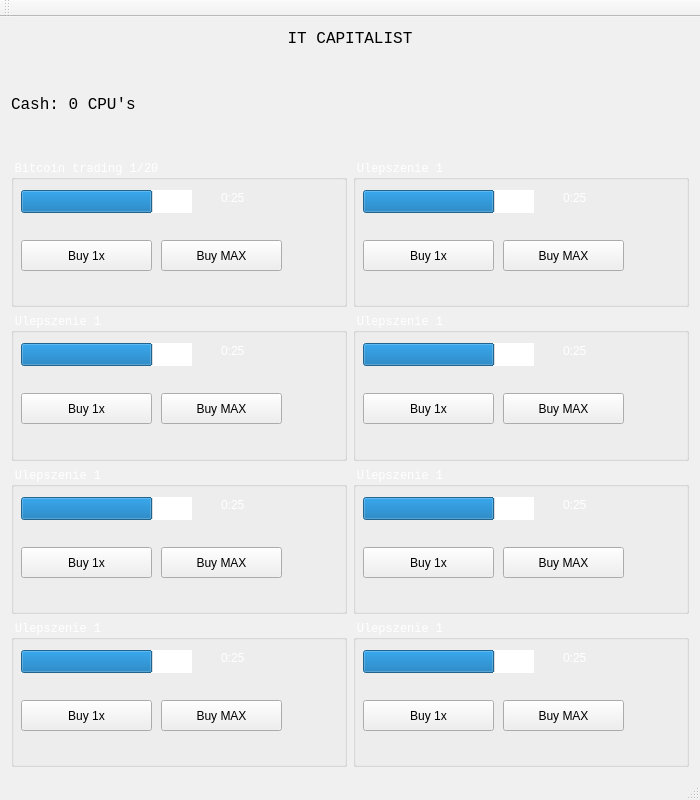
<?xml version="1.0" encoding="UTF-8"?>
<ui version="4.0">
 <class>QtClickerClass</class>
 <widget class="QMainWindow" name="QtClickerClass">
  <property name="geometry">
   <rect>
    <x>0</x>
    <y>0</y>
    <width>700</width>
    <height>800</height>
   </rect>
  </property>
  <property name="minimumSize">
   <size>
    <width>700</width>
    <height>800</height>
   </size>
  </property>
  <property name="palette">
   <palette>
    <active>
     <colorrole role="WindowText">
      <brush brushstyle="SolidPattern">
       <color alpha="255">
        <red>255</red>
        <green>255</green>
        <blue>255</blue>
       </color>
      </brush>
     </colorrole>
     <colorrole role="Button">
      <brush brushstyle="SolidPattern">
       <color alpha="255">
        <red>62</red>
        <green>62</green>
        <blue>62</blue>
       </color>
      </brush>
     </colorrole>
     <colorrole role="Light">
      <brush brushstyle="SolidPattern">
       <color alpha="255">
        <red>93</red>
        <green>93</green>
        <blue>93</blue>
       </color>
      </brush>
     </colorrole>
     <colorrole role="Midlight">
      <brush brushstyle="SolidPattern">
       <color alpha="255">
        <red>77</red>
        <green>77</green>
        <blue>77</blue>
       </color>
      </brush>
     </colorrole>
     <colorrole role="Dark">
      <brush brushstyle="SolidPattern">
       <color alpha="255">
        <red>31</red>
        <green>31</green>
        <blue>31</blue>
       </color>
      </brush>
     </colorrole>
     <colorrole role="Mid">
      <brush brushstyle="SolidPattern">
       <color alpha="255">
        <red>41</red>
        <green>41</green>
        <blue>41</blue>
       </color>
      </brush>
     </colorrole>
     <colorrole role="Text">
      <brush brushstyle="SolidPattern">
       <color alpha="255">
        <red>255</red>
        <green>255</green>
        <blue>255</blue>
       </color>
      </brush>
     </colorrole>
     <colorrole role="BrightText">
      <brush brushstyle="SolidPattern">
       <color alpha="255">
        <red>255</red>
        <green>255</green>
        <blue>255</blue>
       </color>
      </brush>
     </colorrole>
     <colorrole role="ButtonText">
      <brush brushstyle="SolidPattern">
       <color alpha="255">
        <red>255</red>
        <green>255</green>
        <blue>255</blue>
       </color>
      </brush>
     </colorrole>
     <colorrole role="Base">
      <brush brushstyle="SolidPattern">
       <color alpha="255">
        <red>0</red>
        <green>0</green>
        <blue>0</blue>
       </color>
      </brush>
     </colorrole>
     <colorrole role="Window">
      <brush brushstyle="SolidPattern">
       <color alpha="255">
        <red>62</red>
        <green>62</green>
        <blue>62</blue>
       </color>
      </brush>
     </colorrole>
     <colorrole role="Shadow">
      <brush brushstyle="SolidPattern">
       <color alpha="255">
        <red>0</red>
        <green>0</green>
        <blue>0</blue>
       </color>
      </brush>
     </colorrole>
     <colorrole role="AlternateBase">
      <brush brushstyle="SolidPattern">
       <color alpha="255">
        <red>31</red>
        <green>31</green>
        <blue>31</blue>
       </color>
      </brush>
     </colorrole>
     <colorrole role="ToolTipBase">
      <brush brushstyle="SolidPattern">
       <color alpha="255">
        <red>255</red>
        <green>255</green>
        <blue>220</blue>
       </color>
      </brush>
     </colorrole>
     <colorrole role="ToolTipText">
      <brush brushstyle="SolidPattern">
       <color alpha="255">
        <red>0</red>
        <green>0</green>
        <blue>0</blue>
       </color>
      </brush>
     </colorrole>
     <colorrole role="PlaceholderText">
      <brush brushstyle="SolidPattern">
       <color alpha="127">
        <red>255</red>
        <green>255</green>
        <blue>255</blue>
       </color>
      </brush>
     </colorrole>
    </active>
    <inactive>
     <colorrole role="WindowText">
      <brush brushstyle="SolidPattern">
       <color alpha="255">
        <red>0</red>
        <green>0</green>
        <blue>0</blue>
       </color>
      </brush>
     </colorrole>
     <colorrole role="Button">
      <brush brushstyle="SolidPattern">
       <color alpha="255">
        <red>240</red>
        <green>240</green>
        <blue>240</blue>
       </color>
      </brush>
     </colorrole>
     <colorrole role="Light">
      <brush brushstyle="SolidPattern">
       <color alpha="255">
        <red>255</red>
        <green>255</green>
        <blue>255</blue>
       </color>
      </brush>
     </colorrole>
     <colorrole role="Midlight">
      <brush brushstyle="SolidPattern">
       <color alpha="255">
        <red>227</red>
        <green>227</green>
        <blue>227</blue>
       </color>
      </brush>
     </colorrole>
     <colorrole role="Dark">
      <brush brushstyle="SolidPattern">
       <color alpha="255">
        <red>160</red>
        <green>160</green>
        <blue>160</blue>
       </color>
      </brush>
     </colorrole>
     <colorrole role="Mid">
      <brush brushstyle="SolidPattern">
       <color alpha="255">
        <red>160</red>
        <green>160</green>
        <blue>160</blue>
       </color>
      </brush>
     </colorrole>
     <colorrole role="Text">
      <brush brushstyle="SolidPattern">
       <color alpha="255">
        <red>0</red>
        <green>0</green>
        <blue>0</blue>
       </color>
      </brush>
     </colorrole>
     <colorrole role="BrightText">
      <brush brushstyle="SolidPattern">
       <color alpha="255">
        <red>255</red>
        <green>255</green>
        <blue>255</blue>
       </color>
      </brush>
     </colorrole>
     <colorrole role="ButtonText">
      <brush brushstyle="SolidPattern">
       <color alpha="255">
        <red>0</red>
        <green>0</green>
        <blue>0</blue>
       </color>
      </brush>
     </colorrole>
     <colorrole role="Base">
      <brush brushstyle="SolidPattern">
       <color alpha="255">
        <red>255</red>
        <green>255</green>
        <blue>255</blue>
       </color>
      </brush>
     </colorrole>
     <colorrole role="Window">
      <brush brushstyle="SolidPattern">
       <color alpha="255">
        <red>240</red>
        <green>240</green>
        <blue>240</blue>
       </color>
      </brush>
     </colorrole>
     <colorrole role="Shadow">
      <brush brushstyle="SolidPattern">
       <color alpha="255">
        <red>105</red>
        <green>105</green>
        <blue>105</blue>
       </color>
      </brush>
     </colorrole>
     <colorrole role="AlternateBase">
      <brush brushstyle="SolidPattern">
       <color alpha="255">
        <red>245</red>
        <green>245</green>
        <blue>245</blue>
       </color>
      </brush>
     </colorrole>
     <colorrole role="ToolTipBase">
      <brush brushstyle="SolidPattern">
       <color alpha="255">
        <red>255</red>
        <green>255</green>
        <blue>220</blue>
       </color>
      </brush>
     </colorrole>
     <colorrole role="ToolTipText">
      <brush brushstyle="SolidPattern">
       <color alpha="255">
        <red>0</red>
        <green>0</green>
        <blue>0</blue>
       </color>
      </brush>
     </colorrole>
     <colorrole role="PlaceholderText">
      <brush brushstyle="SolidPattern">
       <color alpha="128">
        <red>0</red>
        <green>0</green>
        <blue>0</blue>
       </color>
      </brush>
     </colorrole>
    </inactive>
    <disabled>
     <colorrole role="WindowText">
      <brush brushstyle="SolidPattern">
       <color alpha="255">
        <red>31</red>
        <green>31</green>
        <blue>31</blue>
       </color>
      </brush>
     </colorrole>
     <colorrole role="Button">
      <brush brushstyle="SolidPattern">
       <color alpha="255">
        <red>62</red>
        <green>62</green>
        <blue>62</blue>
       </color>
      </brush>
     </colorrole>
     <colorrole role="Light">
      <brush brushstyle="SolidPattern">
       <color alpha="255">
        <red>93</red>
        <green>93</green>
        <blue>93</blue>
       </color>
      </brush>
     </colorrole>
     <colorrole role="Midlight">
      <brush brushstyle="SolidPattern">
       <color alpha="255">
        <red>77</red>
        <green>77</green>
        <blue>77</blue>
       </color>
      </brush>
     </colorrole>
     <colorrole role="Dark">
      <brush brushstyle="SolidPattern">
       <color alpha="255">
        <red>31</red>
        <green>31</green>
        <blue>31</blue>
       </color>
      </brush>
     </colorrole>
     <colorrole role="Mid">
      <brush brushstyle="SolidPattern">
       <color alpha="255">
        <red>41</red>
        <green>41</green>
        <blue>41</blue>
       </color>
      </brush>
     </colorrole>
     <colorrole role="Text">
      <brush brushstyle="SolidPattern">
       <color alpha="255">
        <red>31</red>
        <green>31</green>
        <blue>31</blue>
       </color>
      </brush>
     </colorrole>
     <colorrole role="BrightText">
      <brush brushstyle="SolidPattern">
       <color alpha="255">
        <red>255</red>
        <green>255</green>
        <blue>255</blue>
       </color>
      </brush>
     </colorrole>
     <colorrole role="ButtonText">
      <brush brushstyle="SolidPattern">
       <color alpha="255">
        <red>31</red>
        <green>31</green>
        <blue>31</blue>
       </color>
      </brush>
     </colorrole>
     <colorrole role="Base">
      <brush brushstyle="SolidPattern">
       <color alpha="255">
        <red>62</red>
        <green>62</green>
        <blue>62</blue>
       </color>
      </brush>
     </colorrole>
     <colorrole role="Window">
      <brush brushstyle="SolidPattern">
       <color alpha="255">
        <red>62</red>
        <green>62</green>
        <blue>62</blue>
       </color>
      </brush>
     </colorrole>
     <colorrole role="Shadow">
      <brush brushstyle="SolidPattern">
       <color alpha="255">
        <red>0</red>
        <green>0</green>
        <blue>0</blue>
       </color>
      </brush>
     </colorrole>
     <colorrole role="AlternateBase">
      <brush brushstyle="SolidPattern">
       <color alpha="255">
        <red>245</red>
        <green>245</green>
        <blue>245</blue>
       </color>
      </brush>
     </colorrole>
     <colorrole role="ToolTipBase">
      <brush brushstyle="SolidPattern">
       <color alpha="255">
        <red>255</red>
        <green>255</green>
        <blue>220</blue>
       </color>
      </brush>
     </colorrole>
     <colorrole role="ToolTipText">
      <brush brushstyle="SolidPattern">
       <color alpha="255">
        <red>0</red>
        <green>0</green>
        <blue>0</blue>
       </color>
      </brush>
     </colorrole>
     <colorrole role="PlaceholderText">
      <brush brushstyle="SolidPattern">
       <color alpha="128">
        <red>0</red>
        <green>0</green>
        <blue>0</blue>
       </color>
      </brush>
     </colorrole>
    </disabled>
   </palette>
  </property>
  <property name="windowTitle">
   <string>QtClicker</string>
  </property>
  <widget class="QWidget" name="centralWidget">
   <layout class="QGridLayout" name="gridLayout">
    <item row="4" column="0">
     <widget class="QGroupBox" name="groupBox_5">
      <property name="font">
       <font>
        <family>Consolas</family>
        <pointsize>9</pointsize>
        <italic>false</italic>
        <bold>false</bold>
       </font>
      </property>
      <property name="contextMenuPolicy">
       <enum>Qt::NoContextMenu</enum>
      </property>
      <property name="acceptDrops">
       <bool>false</bool>
      </property>
      <property name="styleSheet">
       <string notr="true">font: 9pt &quot;Consolas&quot;;
border-color: rgb(255, 255, 255);
color: white;</string>
      </property>
      <property name="title">
       <string>Ulepszenie 1</string>
      </property>
      <widget class="QProgressBar" name="progressBar_6">
       <property name="geometry">
        <rect>
         <x>10</x>
         <y>30</y>
         <width>171</width>
         <height>23</height>
        </rect>
       </property>
       <property name="value">
        <number>77</number>
       </property>
       <property name="textVisible">
        <bool>false</bool>
       </property>
      </widget>
      <widget class="QLabel" name="label_8">
       <property name="geometry">
        <rect>
         <x>210</x>
         <y>30</y>
         <width>49</width>
         <height>16</height>
        </rect>
       </property>
       <property name="text">
        <string>0:25</string>
       </property>
      </widget>
      <widget class="QPushButton" name="pushButton_11">
       <property name="geometry">
        <rect>
         <x>10</x>
         <y>80</y>
         <width>131</width>
         <height>31</height>
        </rect>
       </property>
       <property name="styleSheet">
        <string notr="true">color: black;</string>
       </property>
       <property name="text">
        <string>Buy 1x</string>
       </property>
      </widget>
      <widget class="QPushButton" name="pushButton_12">
       <property name="geometry">
        <rect>
         <x>150</x>
         <y>80</y>
         <width>121</width>
         <height>31</height>
        </rect>
       </property>
       <property name="styleSheet">
        <string notr="true">color: black;</string>
       </property>
       <property name="text">
        <string>Buy MAX</string>
       </property>
      </widget>
     </widget>
    </item>
    <item row="3" column="0">
     <widget class="QGroupBox" name="groupBox_3">
      <property name="font">
       <font>
        <family>Consolas</family>
        <pointsize>9</pointsize>
        <italic>false</italic>
        <bold>false</bold>
       </font>
      </property>
      <property name="contextMenuPolicy">
       <enum>Qt::NoContextMenu</enum>
      </property>
      <property name="acceptDrops">
       <bool>false</bool>
      </property>
      <property name="styleSheet">
       <string notr="true">font: 9pt &quot;Consolas&quot;;
border-color: rgb(255, 255, 255);
color: white;</string>
      </property>
      <property name="title">
       <string>Ulepszenie 1</string>
      </property>
      <widget class="QProgressBar" name="progressBar_4">
       <property name="geometry">
        <rect>
         <x>10</x>
         <y>30</y>
         <width>171</width>
         <height>23</height>
        </rect>
       </property>
       <property name="value">
        <number>77</number>
       </property>
       <property name="textVisible">
        <bool>false</bool>
       </property>
      </widget>
      <widget class="QLabel" name="label_6">
       <property name="geometry">
        <rect>
         <x>210</x>
         <y>30</y>
         <width>49</width>
         <height>16</height>
        </rect>
       </property>
       <property name="text">
        <string>0:25</string>
       </property>
      </widget>
      <widget class="QPushButton" name="pushButton_7">
       <property name="geometry">
        <rect>
         <x>10</x>
         <y>80</y>
         <width>131</width>
         <height>31</height>
        </rect>
       </property>
       <property name="styleSheet">
        <string notr="true">color: black;</string>
       </property>
       <property name="text">
        <string>Buy 1x</string>
       </property>
      </widget>
      <widget class="QPushButton" name="pushButton_8">
       <property name="geometry">
        <rect>
         <x>150</x>
         <y>80</y>
         <width>121</width>
         <height>31</height>
        </rect>
       </property>
       <property name="styleSheet">
        <string notr="true">color: black;</string>
       </property>
       <property name="text">
        <string>Buy MAX</string>
       </property>
      </widget>
     </widget>
    </item>
    <item row="1" column="0">
     <widget class="QLabel" name="label_2">
      <property name="maximumSize">
       <size>
        <width>16777215</width>
        <height>100</height>
       </size>
      </property>
      <property name="font">
       <font>
        <family>Consolas</family>
        <pointsize>12</pointsize>
       </font>
      </property>
      <property name="text">
       <string>Cash: 0 CPU's</string>
      </property>
     </widget>
    </item>
    <item row="4" column="1">
     <widget class="QGroupBox" name="groupBox_6">
      <property name="font">
       <font>
        <family>Consolas</family>
        <pointsize>9</pointsize>
        <italic>false</italic>
        <bold>false</bold>
       </font>
      </property>
      <property name="contextMenuPolicy">
       <enum>Qt::NoContextMenu</enum>
      </property>
      <property name="acceptDrops">
       <bool>false</bool>
      </property>
      <property name="styleSheet">
       <string notr="true">font: 9pt &quot;Consolas&quot;;
border-color: rgb(255, 255, 255);
color: white;</string>
      </property>
      <property name="title">
       <string>Ulepszenie 1</string>
      </property>
      <widget class="QProgressBar" name="progressBar_7">
       <property name="geometry">
        <rect>
         <x>10</x>
         <y>30</y>
         <width>171</width>
         <height>23</height>
        </rect>
       </property>
       <property name="value">
        <number>77</number>
       </property>
       <property name="textVisible">
        <bool>false</bool>
       </property>
      </widget>
      <widget class="QLabel" name="label_9">
       <property name="geometry">
        <rect>
         <x>210</x>
         <y>30</y>
         <width>49</width>
         <height>16</height>
        </rect>
       </property>
       <property name="text">
        <string>0:25</string>
       </property>
      </widget>
      <widget class="QPushButton" name="pushButton_13">
       <property name="geometry">
        <rect>
         <x>10</x>
         <y>80</y>
         <width>131</width>
         <height>31</height>
        </rect>
       </property>
       <property name="styleSheet">
        <string notr="true">color: black;</string>
       </property>
       <property name="text">
        <string>Buy 1x</string>
       </property>
      </widget>
      <widget class="QPushButton" name="pushButton_14">
       <property name="geometry">
        <rect>
         <x>150</x>
         <y>80</y>
         <width>121</width>
         <height>31</height>
        </rect>
       </property>
       <property name="styleSheet">
        <string notr="true">color: black;</string>
       </property>
       <property name="text">
        <string>Buy MAX</string>
       </property>
      </widget>
     </widget>
    </item>
    <item row="0" column="0" colspan="2">
     <widget class="QLabel" name="label">
      <property name="maximumSize">
       <size>
        <width>1000</width>
        <height>20</height>
       </size>
      </property>
      <property name="font">
       <font>
        <family>Consolas</family>
        <pointsize>12</pointsize>
       </font>
      </property>
      <property name="layoutDirection">
       <enum>Qt::LeftToRight</enum>
      </property>
      <property name="autoFillBackground">
       <bool>false</bool>
      </property>
      <property name="text">
       <string>IT CAPITALIST</string>
      </property>
      <property name="alignment">
       <set>Qt::AlignCenter</set>
      </property>
     </widget>
    </item>
    <item row="3" column="1">
     <widget class="QGroupBox" name="groupBox_4">
      <property name="font">
       <font>
        <family>Consolas</family>
        <pointsize>9</pointsize>
        <italic>false</italic>
        <bold>false</bold>
       </font>
      </property>
      <property name="contextMenuPolicy">
       <enum>Qt::NoContextMenu</enum>
      </property>
      <property name="acceptDrops">
       <bool>false</bool>
      </property>
      <property name="styleSheet">
       <string notr="true">font: 9pt &quot;Consolas&quot;;
border-color: rgb(255, 255, 255);
color: white;</string>
      </property>
      <property name="title">
       <string>Ulepszenie 1</string>
      </property>
      <widget class="QProgressBar" name="progressBar_5">
       <property name="geometry">
        <rect>
         <x>10</x>
         <y>30</y>
         <width>171</width>
         <height>23</height>
        </rect>
       </property>
       <property name="value">
        <number>77</number>
       </property>
       <property name="textVisible">
        <bool>false</bool>
       </property>
      </widget>
      <widget class="QLabel" name="label_7">
       <property name="geometry">
        <rect>
         <x>210</x>
         <y>30</y>
         <width>49</width>
         <height>16</height>
        </rect>
       </property>
       <property name="text">
        <string>0:25</string>
       </property>
      </widget>
      <widget class="QPushButton" name="pushButton_9">
       <property name="geometry">
        <rect>
         <x>10</x>
         <y>80</y>
         <width>131</width>
         <height>31</height>
        </rect>
       </property>
       <property name="styleSheet">
        <string notr="true">color: black;</string>
       </property>
       <property name="text">
        <string>Buy 1x</string>
       </property>
      </widget>
      <widget class="QPushButton" name="pushButton_10">
       <property name="geometry">
        <rect>
         <x>150</x>
         <y>80</y>
         <width>121</width>
         <height>31</height>
        </rect>
       </property>
       <property name="styleSheet">
        <string notr="true">color: black;</string>
       </property>
       <property name="text">
        <string>Buy MAX</string>
       </property>
      </widget>
     </widget>
    </item>
    <item row="2" column="0">
     <widget class="QGroupBox" name="groupBox">
      <property name="font">
       <font>
        <family>Consolas</family>
        <pointsize>9</pointsize>
        <italic>false</italic>
        <bold>false</bold>
       </font>
      </property>
      <property name="contextMenuPolicy">
       <enum>Qt::NoContextMenu</enum>
      </property>
      <property name="acceptDrops">
       <bool>false</bool>
      </property>
      <property name="toolTip">
       <string>&lt;html&gt;&lt;head/&gt;&lt;body&gt;&lt;p&gt;siema&lt;/p&gt;&lt;p&gt;&lt;br/&gt;&lt;/p&gt;&lt;/body&gt;&lt;/html&gt;</string>
      </property>
      <property name="whatsThis">
       <string>&lt;html&gt;&lt;head/&gt;&lt;body&gt;&lt;p&gt;siema&lt;/p&gt;&lt;p&gt;&lt;br/&gt;&lt;/p&gt;&lt;/body&gt;&lt;/html&gt;</string>
      </property>
      <property name="styleSheet">
       <string notr="true">font: 9pt &quot;Consolas&quot;;
border-color: rgb(255, 255, 255);
color: white;</string>
      </property>
      <property name="title">
       <string>Bitcoin trading 1/20</string>
      </property>
      <widget class="QProgressBar" name="progressBar">
       <property name="geometry">
        <rect>
         <x>10</x>
         <y>30</y>
         <width>171</width>
         <height>23</height>
        </rect>
       </property>
       <property name="value">
        <number>77</number>
       </property>
       <property name="textVisible">
        <bool>false</bool>
       </property>
      </widget>
      <widget class="QLabel" name="label_3">
       <property name="geometry">
        <rect>
         <x>210</x>
         <y>30</y>
         <width>49</width>
         <height>16</height>
        </rect>
       </property>
       <property name="text">
        <string>0:25</string>
       </property>
      </widget>
      <widget class="QPushButton" name="pushButton">
       <property name="geometry">
        <rect>
         <x>10</x>
         <y>80</y>
         <width>131</width>
         <height>31</height>
        </rect>
       </property>
       <property name="styleSheet">
        <string notr="true">color: black;</string>
       </property>
       <property name="text">
        <string>Buy 1x</string>
       </property>
      </widget>
      <widget class="QPushButton" name="pushButton_2">
       <property name="geometry">
        <rect>
         <x>150</x>
         <y>80</y>
         <width>121</width>
         <height>31</height>
        </rect>
       </property>
       <property name="styleSheet">
        <string notr="true">color: black;</string>
       </property>
       <property name="text">
        <string>Buy MAX</string>
       </property>
      </widget>
     </widget>
    </item>
    <item row="2" column="1">
     <widget class="QGroupBox" name="groupBox_2">
      <property name="font">
       <font>
        <family>Consolas</family>
        <pointsize>9</pointsize>
        <italic>false</italic>
        <bold>false</bold>
       </font>
      </property>
      <property name="contextMenuPolicy">
       <enum>Qt::NoContextMenu</enum>
      </property>
      <property name="acceptDrops">
       <bool>false</bool>
      </property>
      <property name="styleSheet">
       <string notr="true">font: 9pt &quot;Consolas&quot;;
border-color: rgb(255, 255, 255);
color: white;</string>
      </property>
      <property name="title">
       <string>Ulepszenie 1</string>
      </property>
      <widget class="QProgressBar" name="progressBar_3">
       <property name="geometry">
        <rect>
         <x>10</x>
         <y>30</y>
         <width>171</width>
         <height>23</height>
        </rect>
       </property>
       <property name="value">
        <number>77</number>
       </property>
       <property name="textVisible">
        <bool>false</bool>
       </property>
      </widget>
      <widget class="QLabel" name="label_5">
       <property name="geometry">
        <rect>
         <x>210</x>
         <y>30</y>
         <width>49</width>
         <height>16</height>
        </rect>
       </property>
       <property name="text">
        <string>0:25</string>
       </property>
      </widget>
      <widget class="QPushButton" name="pushButton_5">
       <property name="geometry">
        <rect>
         <x>10</x>
         <y>80</y>
         <width>131</width>
         <height>31</height>
        </rect>
       </property>
       <property name="styleSheet">
        <string notr="true">color: black;</string>
       </property>
       <property name="text">
        <string>Buy 1x</string>
       </property>
      </widget>
      <widget class="QPushButton" name="pushButton_6">
       <property name="geometry">
        <rect>
         <x>150</x>
         <y>80</y>
         <width>121</width>
         <height>31</height>
        </rect>
       </property>
       <property name="styleSheet">
        <string notr="true">color: black;</string>
       </property>
       <property name="text">
        <string>Buy MAX</string>
       </property>
      </widget>
     </widget>
    </item>
    <item row="5" column="0">
     <widget class="QGroupBox" name="groupBox_7">
      <property name="font">
       <font>
        <family>Consolas</family>
        <pointsize>9</pointsize>
        <italic>false</italic>
        <bold>false</bold>
       </font>
      </property>
      <property name="contextMenuPolicy">
       <enum>Qt::NoContextMenu</enum>
      </property>
      <property name="acceptDrops">
       <bool>false</bool>
      </property>
      <property name="styleSheet">
       <string notr="true">font: 9pt &quot;Consolas&quot;;
border-color: rgb(255, 255, 255);
color: white;</string>
      </property>
      <property name="title">
       <string>Ulepszenie 1</string>
      </property>
      <widget class="QProgressBar" name="progressBar_8">
       <property name="geometry">
        <rect>
         <x>10</x>
         <y>30</y>
         <width>171</width>
         <height>23</height>
        </rect>
       </property>
       <property name="value">
        <number>77</number>
       </property>
       <property name="textVisible">
        <bool>false</bool>
       </property>
      </widget>
      <widget class="QLabel" name="label_10">
       <property name="geometry">
        <rect>
         <x>210</x>
         <y>30</y>
         <width>49</width>
         <height>16</height>
        </rect>
       </property>
       <property name="text">
        <string>0:25</string>
       </property>
      </widget>
      <widget class="QPushButton" name="pushButton_15">
       <property name="geometry">
        <rect>
         <x>10</x>
         <y>80</y>
         <width>131</width>
         <height>31</height>
        </rect>
       </property>
       <property name="styleSheet">
        <string notr="true">color: black;</string>
       </property>
       <property name="text">
        <string>Buy 1x</string>
       </property>
      </widget>
      <widget class="QPushButton" name="pushButton_16">
       <property name="geometry">
        <rect>
         <x>150</x>
         <y>80</y>
         <width>121</width>
         <height>31</height>
        </rect>
       </property>
       <property name="styleSheet">
        <string notr="true">color: black;</string>
       </property>
       <property name="text">
        <string>Buy MAX</string>
       </property>
      </widget>
     </widget>
    </item>
    <item row="5" column="1">
     <widget class="QGroupBox" name="groupBox_8">
      <property name="font">
       <font>
        <family>Consolas</family>
        <pointsize>9</pointsize>
        <italic>false</italic>
        <bold>false</bold>
       </font>
      </property>
      <property name="contextMenuPolicy">
       <enum>Qt::NoContextMenu</enum>
      </property>
      <property name="acceptDrops">
       <bool>false</bool>
      </property>
      <property name="styleSheet">
       <string notr="true">font: 9pt &quot;Consolas&quot;;
border-color: rgb(255, 255, 255);
color: white;</string>
      </property>
      <property name="title">
       <string>Ulepszenie 1</string>
      </property>
      <widget class="QProgressBar" name="progressBar_9">
       <property name="geometry">
        <rect>
         <x>10</x>
         <y>30</y>
         <width>171</width>
         <height>23</height>
        </rect>
       </property>
       <property name="value">
        <number>77</number>
       </property>
       <property name="textVisible">
        <bool>false</bool>
       </property>
      </widget>
      <widget class="QLabel" name="label_11">
       <property name="geometry">
        <rect>
         <x>210</x>
         <y>30</y>
         <width>49</width>
         <height>16</height>
        </rect>
       </property>
       <property name="text">
        <string>0:25</string>
       </property>
      </widget>
      <widget class="QPushButton" name="pushButton_17">
       <property name="geometry">
        <rect>
         <x>10</x>
         <y>80</y>
         <width>131</width>
         <height>31</height>
        </rect>
       </property>
       <property name="styleSheet">
        <string notr="true">color: black;</string>
       </property>
       <property name="text">
        <string>Buy 1x</string>
       </property>
      </widget>
      <widget class="QPushButton" name="pushButton_18">
       <property name="geometry">
        <rect>
         <x>150</x>
         <y>80</y>
         <width>121</width>
         <height>31</height>
        </rect>
       </property>
       <property name="styleSheet">
        <string notr="true">color: black;</string>
       </property>
       <property name="text">
        <string>Buy MAX</string>
       </property>
      </widget>
     </widget>
    </item>
   </layout>
  </widget>
  <widget class="QMenuBar" name="menuBar">
   <property name="geometry">
    <rect>
     <x>0</x>
     <y>0</y>
     <width>700</width>
     <height>22</height>
    </rect>
   </property>
  </widget>
  <widget class="QToolBar" name="mainToolBar">
   <attribute name="toolBarArea">
    <enum>TopToolBarArea</enum>
   </attribute>
   <attribute name="toolBarBreak">
    <bool>false</bool>
   </attribute>
  </widget>
  <widget class="QStatusBar" name="statusBar"/>
  <action name="actionExit">
   <property name="text">
    <string>Exit</string>
   </property>
  </action>
 </widget>
 <layoutdefault spacing="6" margin="11"/>
 <resources>
  <include location="QtClicker.qrc"/>
 </resources>
 <connections/>
</ui>
